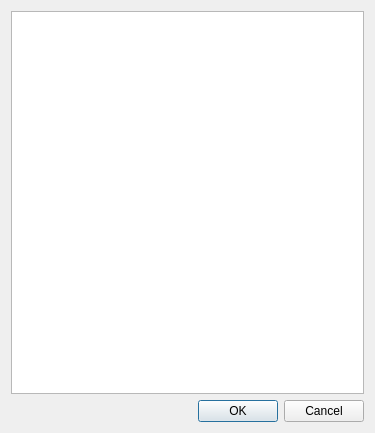
<?xml version="1.0" encoding="UTF-8"?>
<ui version="4.0">
 <class>Dialog</class>
 <widget class="QDialog" name="Dialog">
  <property name="geometry">
   <rect>
    <x>0</x>
    <y>0</y>
    <width>375</width>
    <height>433</height>
   </rect>
  </property>
  <property name="windowTitle">
   <string>Select Table Template</string>
  </property>
  <layout class="QGridLayout" name="gridLayout">
   <item row="1" column="0">
    <widget class="QDialogButtonBox" name="buttonBox">
     <property name="orientation">
      <enum>Qt::Horizontal</enum>
     </property>
     <property name="standardButtons">
      <set>QDialogButtonBox::Cancel|QDialogButtonBox::Ok</set>
     </property>
    </widget>
   </item>
   <item row="0" column="0">
    <widget class="QTreeView" name="treeView"/>
   </item>
  </layout>
 </widget>
 <resources/>
 <connections>
  <connection>
   <sender>buttonBox</sender>
   <signal>accepted()</signal>
   <receiver>Dialog</receiver>
   <slot>accept()</slot>
   <hints>
    <hint type="sourcelabel">
     <x>248</x>
     <y>254</y>
    </hint>
    <hint type="destinationlabel">
     <x>157</x>
     <y>274</y>
    </hint>
   </hints>
  </connection>
  <connection>
   <sender>buttonBox</sender>
   <signal>rejected()</signal>
   <receiver>Dialog</receiver>
   <slot>reject()</slot>
   <hints>
    <hint type="sourcelabel">
     <x>316</x>
     <y>260</y>
    </hint>
    <hint type="destinationlabel">
     <x>286</x>
     <y>274</y>
    </hint>
   </hints>
  </connection>
 </connections>
</ui>
